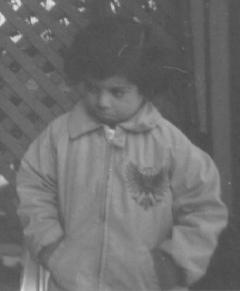
#> input picture Lab3/Question 1/pout.jpg, 240 x 291 px
$ python 'Gaussian Filters.py'
#> lines starting #> are read from the running program, lines starting #| are printed output that depends on the picture; after the words box and inside, x2 and y2 are one past the last pixel; in counts of white or black regions, pixels touching at a corner belong together
import cv2
import numpy as np
import scipy.ndimage

print('Using OpenCV ' + cv2.__version__)

img = cv2.imread('pout.jpg', 0)
#> img is the input picture: shape (291, 240); min 72, max 229, mean 110.3
rows, cols = img.shape
#> rows = 291; cols = 240
print('Image Loaded (' + str(rows) + ' x ' + str(cols) + ')')
#| Image Loaded (291 x 240)

freq_ = np.fft.fft2(np.float32(img))
freq = np.fft.fftshift(freq_)
print(freq.shape)
#| (291, 240)
cv2.imwrite('spectrum.jpg', 10*np.log(np.abs(freq)))
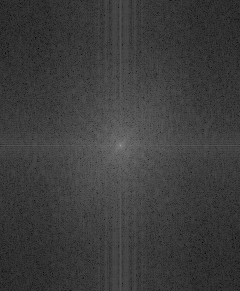
#> saved as spectrum.jpg: shape (291, 240); min 0, max 159, mean 60.2

#Gaussian Mask
mask = np.zeros((rows,cols), np.float32)
for i in xrange(0,rows):
  for j in xrange(0,cols):
    if ((i-rows/2)**2 + (j-cols/2)**2) <= 100 ** 2:
      mask[i,j] = 1.0
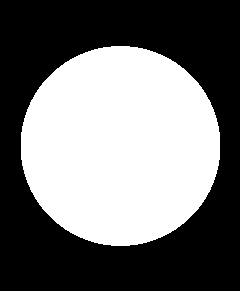
#> mask: shape (291, 240) float32; values 0 (black) and 1 (white), 44.9% white; 1 white region, box (x1, y1, x2, y2) and area: (21, 46, 220, 246) 31392
mask = scipy.ndimage.filters.gaussian_filter(mask, 32)
cv2.imwrite('mask.jpg', mask * 255)
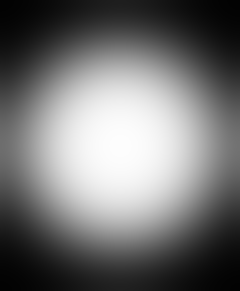
#> saved as mask.jpg: shape (291, 240); min 2, max 253, mean 114.6

# Low Pass Filter
freq_m = np.fft.ifftshift(freq * mask)
img_back = np.fft.ifft2(freq_m)
img_back = np.absolute(img_back)
cv2.imwrite('Gaussian low pass.jpg', img_back)

# Invert Mask
mask = np.ones((rows,cols), np.float32) - mask


# High Pass Filter
freq_m = np.fft.ifftshift(freq * mask)
img_back = np.fft.ifft2(freq_m)
img_back = np.absolute(img_back)
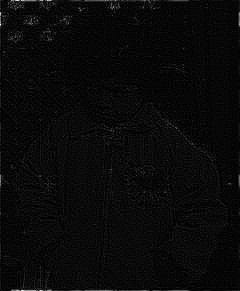
#> img_back: shape (291, 240) float64; min 0.000681, max 24.7, mean 1; drawn with min black and max white
cv2.imwrite('Gaussian high pass.jpg', img_back)
